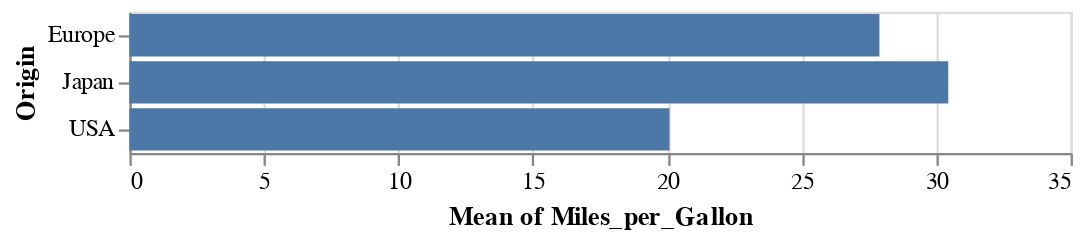

Notebook code cell kept with this figure:
### Markdown cell above
In Altair, this sort of split-apply-combine can be performed by passing an aggregation operator within a string to any encoding. For example, we can display a plot representing the above aggregation as follows:

### Code cell
alt.Chart(cars).mark_bar().encode(
    y='Origin',
    x='mean(Miles_per_Gallon)'
)

### Figure 1 — Vega-Lite specification as saved in the notebook (floating-point values rounded to 4 significant figures; data arrays with more than 128 entries replaced by an {"elided": "..."} marker saying what was removed)
{"config": {"view": {"continuousWidth": 400, "continuousHeight": 300}}, "data": {"name": "data-f02450ab61490a1363517a0190416235"}, "mark": "bar", "encoding": {"x": {"aggregate": "mean", "field": "Miles_per_Gallon", "type": "quantitative"}, "y": {"field": "Origin", "type": "nominal"}}, "$schema": "https://vega.github.io/schema/vega-lite/v4.17.0.json", "datasets": {"data-f02450ab61490a1363517a0190416235": {"elided": "406 records"}}}
